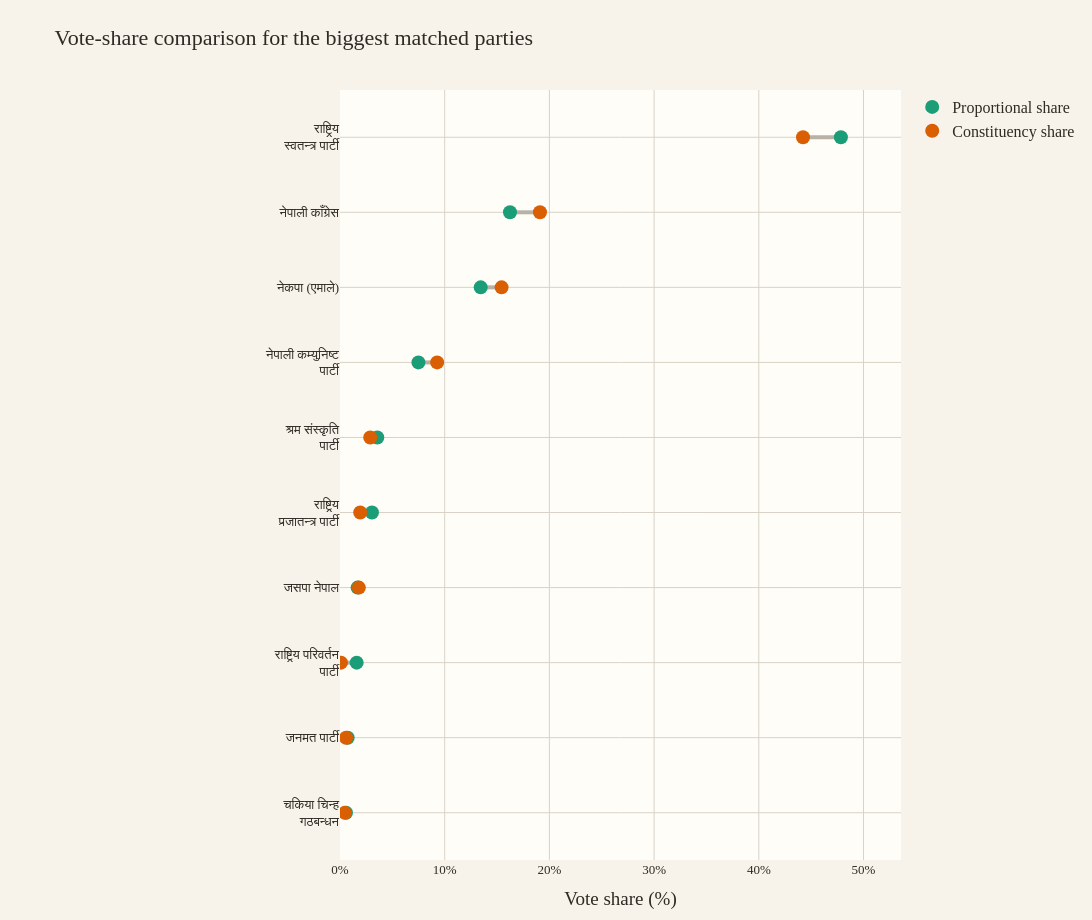

The notebook cell this image was saved under:
### Markdown cell above
## 4. Vote-share comparison for the biggest parties

Absolute votes can be dominated by the largest parties, so this chart compares vote shares. The dumbbell format makes it easier to see whether a party gains or loses relative weight when moving from proportional votes to aggregated constituency votes.

### Code cell
share_view = matched.nlargest(10, 'combined_votes').sort_values('pr_share').copy()
share_max = max(share_view['pr_share'].max(), share_view['fptp_share'].max()) * 100

fig = go.Figure()
for _, row in share_view.iterrows():
    fig.add_trace(go.Scatter(
        x=[row['pr_share'] * 100, row['fptp_share'] * 100],
        y=[row['party_label'], row['party_label']],
        mode='lines',
        line=dict(color='#b8b1a6', width=4),
        showlegend=False,
        hoverinfo='skip',
    ))
fig.add_trace(go.Scatter(
    x=share_view['pr_share'] * 100,
    y=share_view['party_label'],
    mode='markers',
    name='Proportional share',
    marker=dict(color=COLOR_PR, size=14),
    customdata=share_view['party_name'],
    hovertemplate='%{customdata}<br>PR share: %{x:.2f}%<extra></extra>',
))
fig.add_trace(go.Scatter(
    x=share_view['fptp_share'] * 100,
    y=share_view['party_label'],
    mode='markers',
    name='Constituency share',
    marker=dict(color=COLOR_FPTP, size=14),
    customdata=share_view['party_name'],
    hovertemplate='%{customdata}<br>FPTP share: %{x:.2f}%<extra></extra>',
))
style_figure(fig, height=920, width=1550, margin=dict(l=340, r=130, t=90, b=60))
fig.update_layout(title='Vote-share comparison for the biggest matched parties')
fig.update_xaxes(title='Vote share (%)', range=[0, share_max * 1.12], ticksuffix='%')
fig.update_yaxes(title='')
save_figure(fig, 'vote_type_share_dumbbell.png')
fig.show()

### Figure 1 — Plotly figure (JSON) as saved in the notebook; plotly's stock layout.template omitted (floating-point values rounded to 4 significant figures)
{"data": [{"hoverinfo": "skip", "line": {"color": "#b8b1a6", "width": 4}, "mode": "lines", "showlegend": false, "type": "scatter", "x": [0.5729, 0.4733], "y": ["चकिया चिन्ह<br>गठबन्धन", "चकिया चिन्ह<br>गठबन्धन"]}, {"hoverinfo": "skip", "line": {"color": "#b8b1a6", "width": 4}, "mode": "lines", "showlegend": false, "type": "scatter", "x": [0.7331, 0.5835], "y": ["जनमत पार्टी", "जनमत पार्टी"]}, {"hoverinfo": "skip", "line": {"color": "#b8b1a6", "width": 4}, "mode": "lines", "showlegend": false, "type": "scatter", "x": [1.592, 0.09515], "y": ["राष्ट्रिय परिवर्तन<br>पार्टी", "राष्ट्रिय परिवर्तन<br>पार्टी"]}, {"hoverinfo": "skip", "line": {"color": "#b8b1a6", "width": 4}, "mode": "lines", "showlegend": false, "type": "scatter", "x": [1.682, 1.799], "y": ["जसपा नेपाल", "जसपा नेपाल"]}, {"hoverinfo": "skip", "line": {"color": "#b8b1a6", "width": 4}, "mode": "lines", "showlegend": false, "type": "scatter", "x": [3.052, 1.932], "y": ["राष्ट्रिय<br>प्रजातन्त्र पार्टी", "राष्ट्रिय<br>प्रजातन्त्र पार्टी"]}, {"hoverinfo": "skip", "line": {"color": "#b8b1a6", "width": 4}, "mode": "lines", "showlegend": false, "type": "scatter", "x": [3.562, 2.89], "y": ["श्रम संस्कृति<br>पार्टी", "श्रम संस्कृति<br>पार्टी"]}, {"hoverinfo": "skip", "line": {"color": "#b8b1a6", "width": 4}, "mode": "lines", "showlegend": false, "type": "scatter", "x": [7.49, 9.279], "y": ["नेपाली कम्युनिष्ट<br>पार्टी", "नेपाली कम्युनिष्ट<br>पार्टी"]}, {"hoverinfo": "skip", "line": {"color": "#b8b1a6", "width": 4}, "mode": "lines", "showlegend": false, "type": "scatter", "x": [13.44, 15.43], "y": ["नेकपा (एमाले)", "नेकपा (एमाले)"]}, {"hoverinfo": "skip", "line": {"color": "#b8b1a6", "width": 4}, "mode": "lines", "showlegend": false, "type": "scatter", "x": [16.24, 19.1], "y": ["नेपाली काँग्रेस", "नेपाली काँग्रेस"]}, {"hoverinfo": "skip", "line": {"color": "#b8b1a6", "width": 4}, "mode": "lines", "showlegend": false, "type": "scatter", "x": [47.84, 44.22], "y": ["राष्ट्रिय<br>स्वतन्त्र पार्टी", "राष्ट्रिय<br>स्वतन्त्र पार्टी"]}, {"customdata": ["एकल चिन्ह चकिया (जाँतो) (राष्ट्रिय मुक्ति पार्टी नेपाल/जनता समाजवादी पार्टी/नागरिक उन्मुक्ति पार्टी, नेपाल)", "जनमत पार्टी", "राष्ट्रिय परिवर्तन पार्टी", "जनता समाजवादी पार्टी, नेपाल", "राष्ट्रिय प्रजातन्त्र पार्टी", "श्रम संस्कृति पार्टी", "नेपाली कम्युनिष्ट पार्टी", "नेपाल कम्युनिष्ट पार्टी (एकीकृत मार्क्सवादी लेनिनवादी)", "नेपाली काँग्रेस", "राष्ट्रिय स्वतन्त्र पार्टी"], "hovertemplate": "%{customdata}<br>PR share: %{x:.2f}%<extra></extra>", "marker": {"color": "#1b9e77", "size": 14}, "mode": "markers", "name": "Proportional share", "type": "scatter", "x": [0.5729, 0.7331, 1.592, 1.682, 3.052, 3.562, 7.49, 13.44, 16.24, 47.84], "y": ["चकिया चिन्ह<br>गठबन्धन", "जनमत पार्टी", "राष्ट्रिय परिवर्तन<br>पार्टी", "जसपा नेपाल", "राष्ट्रिय<br>प्रजातन्त्र पार्टी", "श्रम संस्कृति<br>पार्टी", "नेपाली कम्युनिष्ट<br>पार्टी", "नेकपा (एमाले)", "नेपाली काँग्रेस", "राष्ट्रिय<br>स्वतन्त्र पार्टी"]}, {"customdata": ["एकल चिन्ह चकिया (जाँतो) (राष्ट्रिय मुक्ति पार्टी नेपाल/जनता समाजवादी पार्टी/नागरिक उन्मुक्ति पार्टी, नेपाल)", "जनमत पार्टी", "राष्ट्रिय परिवर्तन पार्टी", "जनता समाजवादी पार्टी, नेपाल", "राष्ट्रिय प्रजातन्त्र पार्टी", "श्रम संस्कृति पार्टी", "नेपाली कम्युनिष्ट पार्टी", "नेपाल कम्युनिष्ट पार्टी (एकीकृत मार्क्सवादी लेनिनवादी)", "नेपाली काँग्रेस", "राष्ट्रिय स्वतन्त्र पार्टी"], "hovertemplate": "%{customdata}<br>FPTP share: %{x:.2f}%<extra></extra>", "marker": {"color": "#d95f02", "size": 14}, "mode": "markers", "name": "Constituency share", "type": "scatter", "x": [0.4733, 0.5835, 0.09515, 1.799, 1.932, 2.89, 9.279, 15.43, 19.1, 44.22], "y": ["चकिया चिन्ह<br>गठबन्धन", "जनमत पार्टी", "राष्ट्रिय परिवर्तन<br>पार्टी", "जसपा नेपाल", "राष्ट्रिय<br>प्रजातन्त्र पार्टी", "श्रम संस्कृति<br>पार्टी", "नेपाली कम्युनिष्ट<br>पार्टी", "नेकपा (एमाले)", "नेपाली काँग्रेस", "राष्ट्रिय<br>स्वतन्त्र पार्टी"]}], "layout": {"font": {"color": "#2f2a24", "family": "Kohinoor Devanagari", "size": 16}, "height": 920, "legend": {"title": {"text": ""}}, "margin": {"b": 60, "l": 340, "r": 130, "t": 90}, "paper_bgcolor": "#f7f3ea", "plot_bgcolor": "#fffdf8", "title": {"text": "Vote-share comparison for the biggest matched parties"}, "width": 1550, "xaxis": {"automargin": true, "gridcolor": "#d9d2c7", "range": [0, 53.58], "showgrid": true, "tickfont": {"size": 13}, "ticksuffix": "%", "title": {"text": "Vote share (%)"}, "zeroline": false}, "yaxis": {"automargin": true, "gridcolor": "#d9d2c7", "showgrid": true, "tickfont": {"size": 13}, "title": {"text": ""}, "zeroline": false}}}
